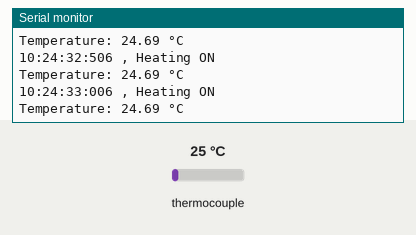
Recording of a sketch running on a simulated ESP32. On the bench: the last lines printed to the serial monitor. The test bench sets the inputs (shaded band); at power-on: thermocouple 25 °C. WiFi joins after 1.5 s; servers stay silent unless stated; the local clock reads 2024-03-15 10:24:30 at power-on unless the sketch sets it.

Above: at 3.2 s.
3.3 s: thermocouple set to 75 °C
At 3.81 s:
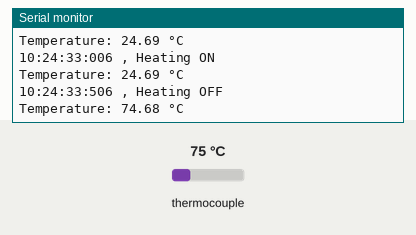
5.5 s: thermocouple set to 6 °C
At 5.81 s:
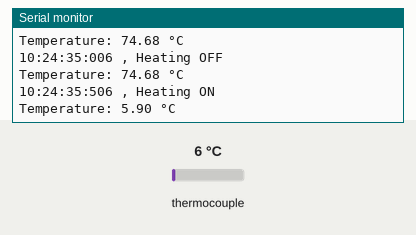
Timing chart, 0 to 8.5 s (numbered marks = the images above; inputs shaded):
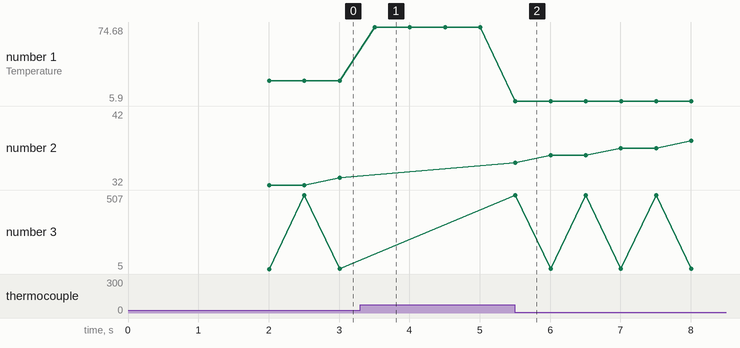

Measured:
- after the input at 3.3 s, the serial monitor: prints a new line after 0.21 s (image 1)
- after the input at 5.5 s, the serial monitor: prints a new line at once (image 2)
- plotted number 1: 24.69 → 74.68 after the input at 3.3 s, 74.68 → 5.9 after the input at 5.5 s

The sketch:

TUNNING_ADAPTIVE.ino
```cpp
#include <Adafruit_MAX31865.h>
#include <WiFi.h>

#define MAX31865_MISO 13
#define MAX31865_MOSI 11
#define MAX31865_CLK 12
#define MAX31865_CS 10

Adafruit_MAX31865 thermo = Adafruit_MAX31865(MAX31865_CS, MAX31865_MOSI, MAX31865_MISO, MAX31865_CLK);

const char* ssid     = "VIRAT";
const char* password = "12345678";

const char* ntpServer = "pool.ntp.org";
const long  gmtOffset_sec = 19800;  // GMT offset for Asia/Kolkata (UTC+5:30)
const int   daylightOffset_sec = 0;

#define R0 100.0
#define Rref 430.0

#define A 3.9083e-3
#define B -5.775e-7
#define C -4.183e-12

const int totalReadingsMAX31865 = 2;
double temperatureReadingsMAX31865[totalReadingsMAX31865] = {0};

unsigned long lastReadingTime = 0;
const long readingInterval = 500;   // Interval between readings

// PID Control variables
float Kp = 1.0;  // Proportional gain
float Ki = 0.1;  // Integral gain
float Kd = 1.0;  // Derivative gain

float lastError = 0.0;  // To store the previous error for derivative calculation
float integral = 0.0;   // To accumulate the integral term

float setPoint = 37.0;

float output = 0.0;     // PID output, used to control SSR
int SSR_PIN = 35;       // Pin to control SSR

void setup() {
  Serial.begin(115200);

  // Connect to Wi-Fi
  WiFi.begin(ssid, password);
  while (WiFi.status() != WL_CONNECTED) {
    delay(1000);
    Serial.println("Connecting to WiFi...");
  }
  Serial.println("WiFi connected.");

  // Init and get the time
  configTime(gmtOffset_sec, daylightOffset_sec, ntpServer);

  // Check if time is synchronized
  struct tm timeinfo;
  for (int i = 0; i < 5; i++) {
    if (getLocalTime(&timeinfo)) {
      Serial.println("Time synchronized");
      break;
    } else {
      Serial.println("Failed to get time, retrying...");
      delay(1000); // Retry after 1 second
    }
  }

  thermo.begin(MAX31865_3WIRE);
  Serial.println("MAX31865 Temperature Sensor Initialized");

  pinMode(SSR_PIN, OUTPUT);  // Initialize SSR control pin
  digitalWrite(SSR_PIN, LOW);  // Turn off initially
}

void loop() {
  unsigned long startTime = millis();

  // Get current time
  struct tm timeinfo;
  if (getLocalTime(&timeinfo)) {

    unsigned long ms = millis() % 1000;  // Calculate the milliseconds

    // Format time as HH:MM:SS:MS
    char formattedTime[20];
    snprintf(formattedTime, sizeof(formattedTime), "%02d:%02d:%02d:%03lu",
             timeinfo.tm_hour, timeinfo.tm_min, timeinfo.tm_sec, ms);

    Serial.print(formattedTime);
    Serial.print(" , ");

    // MAX31865 Sensor Reading
    for (int i = 0; i < totalReadingsMAX31865; i++) {
      uint16_t adcCode = thermo.readRTD();
      float Rt = (adcCode * Rref) / 32768.0;
      temperatureReadingsMAX31865[i] = Rt;
    }

    double tempSumMax31865 = 0;
    for (int i = 0; i < totalReadingsMAX31865; i++) {
      tempSumMax31865 += temperatureReadingsMAX31865[i];
    }
    float averagedRtMax31865 = tempSumMax31865 / totalReadingsMAX31865;
    float temperatureMax31865 = calculateTemperature(averagedRtMax31865);

    // Calculate error and PID control
    float error = setPoint - temperatureMax31865;
    integral += error;  // accumulate integral
    float derivative = error - lastError;  // calculate derivative

    // Calculate PID output
    output = Kp * error + Ki * integral + Kd * derivative;

    // Apply limits to avoid excessive control output
    if (output > 255) {
      output = 255;  // Maximum heater control
    } else if (output < 0) {
      output = 0;    // Minimum heater control
    }

    // Control the heater based on PID output
    if (output > 0) {
      digitalWrite(SSR_PIN, HIGH);  // Turn on the heater
      Serial.println("Heating ON");
    } else {
      digitalWrite(SSR_PIN, LOW);   // Turn off the heater
      Serial.println("Heating OFF");
    }

    // Adjust PID constants based on error magnitude (adaptive tuning)
    if (abs(error) > 5.0) {  // If error is large, speed up the response
      Kp = 1.5;
      Ki = 0.2;
      Kd = 1.2;
    } else if (abs(error) > 1.0) {  // Medium error, moderate gains
      Kp = 1.2;
      Ki = 0.15;
      Kd = 1.0;
    } else {  // Small error, fine-tune the control
      Kp = 1.0;
      Ki = 0.1;
      Kd = 0.8;
    }

    // Display the temperature
    Serial.print("Temperature: ");
    Serial.print(temperatureMax31865, 2);
    Serial.println(" °C");

    // Update last reading time
    unsigned long endTime = millis();
    unsigned long timeTakenForReadings = endTime - startTime;

    // Calculate remaining sleep time to keep 500ms interval
    unsigned long remainingSleepTime = readingInterval - timeTakenForReadings;
    if (remainingSleepTime > 0) {
      delay(remainingSleepTime);
    }

    // Update last error for next iteration
    lastError = error;
  } else {
    Serial.println("Failed to obtain time");
  }
}

// Function to calculate temperature from MAX31865 RTD value
float calculateTemperature(float Rt) {
  float t;

  if (Rt >= R0) {
    t = (-A + sqrt(A * A - 4 * B * (1 - Rt / R0))) / (2 * B);
  } else {
    float tolerance = 0.001;
    int maxIterations = 100;
    int iteration = 0;
    float diff;
    t = Rt;

    do {
      float fValue = R0 * (1 + A * t + B * t * t + C * (t - 100) * t * t * t) - Rt;
      float fDerivative = R0 * (A + 2 * B * t + 3 * C * (t - 100) * t * t + C * t * t * t);
      float nextT = t - fValue / fDerivative;
      diff = abs(nextT - t);
      t = nextT;
      iteration++;
    } while (diff > tolerance && iteration < maxIterations);

    if (iteration == maxIterations) {
      Serial.println("Max iterations reached, returning approximate value");
    }
  }

  return t;
}
```
